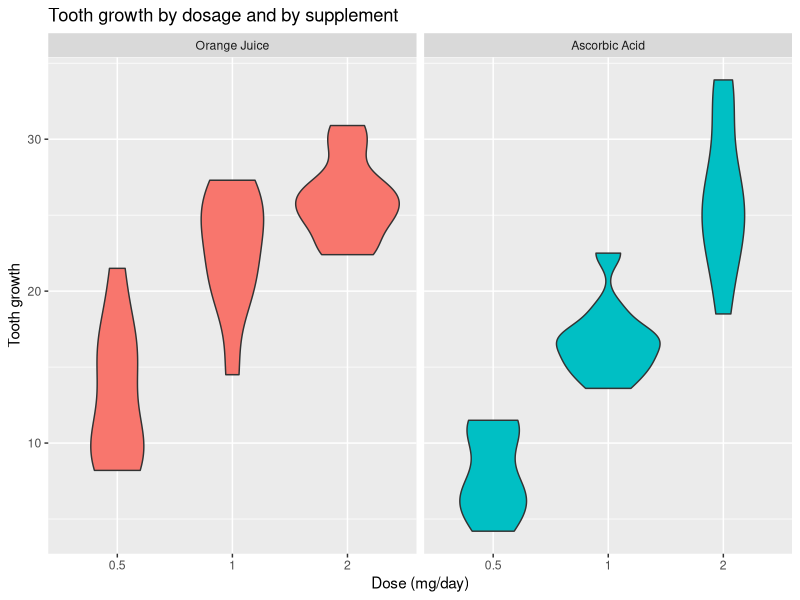

Write R code to recreate this figure.
## ---- chunk 1
knitr::opts_chunk$set(echo = TRUE)
## ---- chunk 2
library(ggplot2)
library(dplyr)
library(knitr)
library(e1071)
## ---- chunk 3
data <- ToothGrowth
levels(data$supp) <- c("Orange Juice", "Ascorbic Acid")
groupData <- data %>% group_by(supp, dose)
kable(groupData %>% summarise(n = n(),  mean = mean(len), variance = var(len), 
                              q25 = quantile(len)[2], 
                              median = quantile(len)[3], 
                              q75 = quantile(len)[4],
                              skewness = skewness(len),
                              kurtosis = kurtosis(len)))
## ---- chunk 4
ggplot(data, aes(x=factor(dose), y=len)) + 
 facet_grid(.~supp) +
 geom_violin(aes(fill = supp), show.legend = FALSE) +
 labs(title="Tooth growth by dosage and by supplement", 
      x="Dose (mg/day)",
      y="Tooth growth")
## ---- chunk 5
combinations <- list(c("Orange Juice", 0.5), 
                     c("Orange Juice", 1), 
                     c("Orange Juice", 2),
                     c("Ascorbic Acid", 0.5), 
                     c("Ascorbic Acid", 1), 
                     c("Ascorbic Acid", 2))

testStat <- function(combination) {
  baseSubset <- subset(data, supp == combination[1] & dose == combination[2])
  lapply(combinations, function(comb){
    comparisonSubset <- subset(data, supp == comb[1] & dose == comb[2])
    
    tTestResult <- t.test(baseSubset$len - comparisonSubset$len, 
                          var.equal = FALSE, conf.level = 0.95)
    
    min <- tTestResult$conf.int[1]
    max <- tTestResult$conf.int[2]
    
    if (is.nan(min)){
      return("NA")
    }
    
    formatConfidence <- paste("[", format(min, digits = 4), ";", format(max, digits=4), "]", sep = "")
    
    return(formatConfidence)
  })
}
confidences <- lapply(combinations, testStat)
confidenceMatrix <- data.frame(matrix(unlist(confidences), nrow=6, byrow=6))
colName <- c("OJ 0.5", "OJ 1", "OJ 2", "AA 0.5", "AA 1","AA 2")
rownames(confidenceMatrix) <- colName
colnames(confidenceMatrix) <- colName

kable(confidenceMatrix)
## ---- chunk 6
testStat <- function(combination) {
  baseSubset <- subset(data, supp == combination[1] & dose == combination[2])
  lapply(combinations, function(comb){
    comparisonSubset <- subset(data, supp == comb[1] & dose == comb[2])
    
    tTestResult <- t.test(baseSubset$len - comparisonSubset$len, 
                          var.equal = FALSE, conf.level = 0.95)
    
    pValue <- tTestResult$p.value
    
    if (is.nan(pValue)){
      return("NA")
    }
    
    return(paste(formatC(pValue * 100, digit = 2), "%", sep = ""))
  })
}
confidences <- lapply(combinations, testStat)
confidenceMatrix <- data.frame(matrix(unlist(confidences), nrow=6, byrow=6))
colName <- c("OJ 0.5", "OJ 1", "OJ 2", "AA 0.5", "AA 1","AA 2")
rownames(confidenceMatrix) <- colName
colnames(confidenceMatrix) <- colName

kable(confidenceMatrix)
